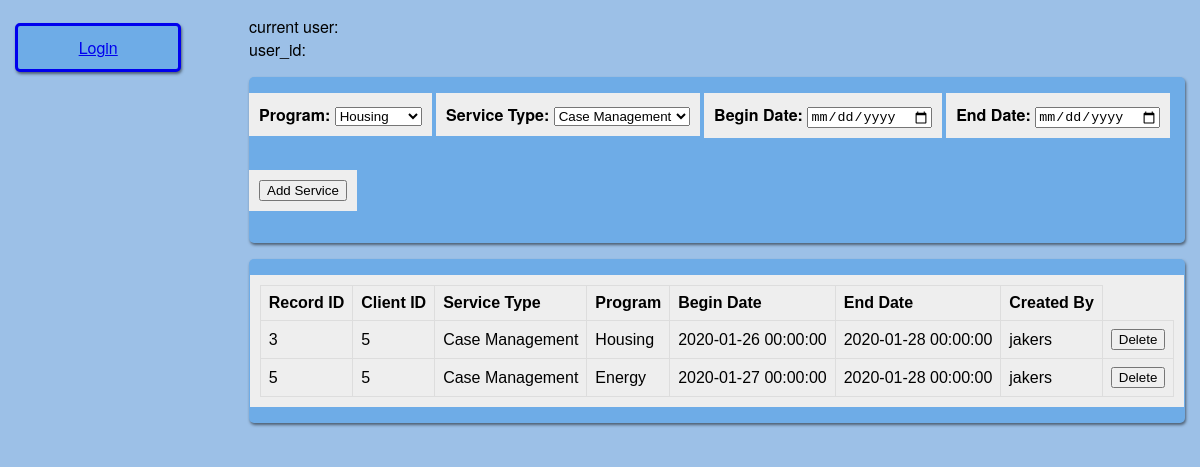
The app's page /add_Service_5, older data.
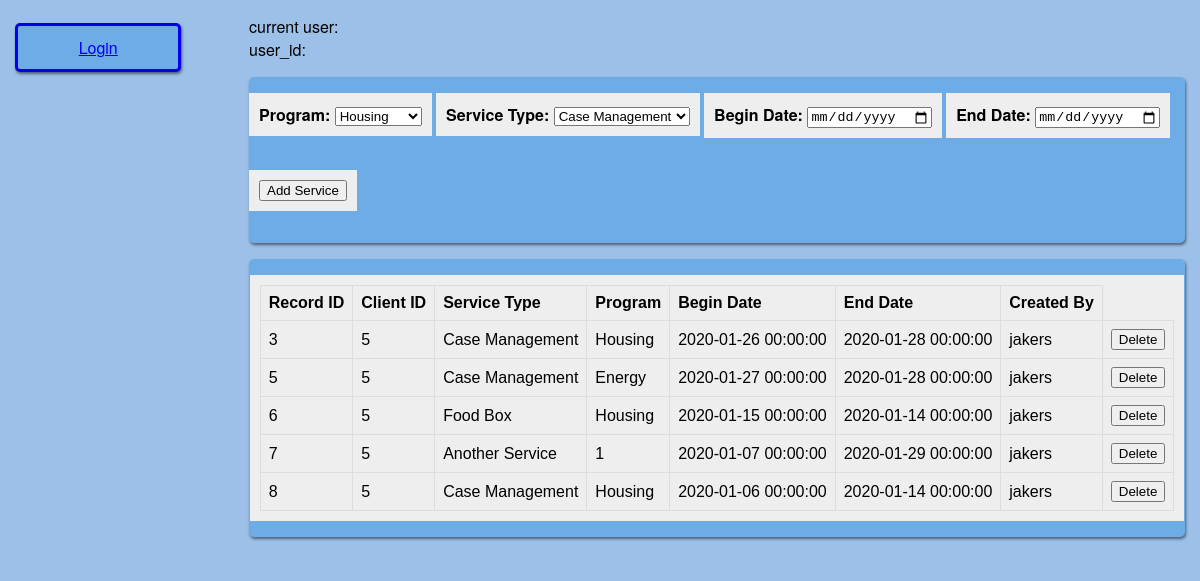
The same page, newer data.
### app/models.py (models this page shows, shortened)
class Service(db.Model):
	id = db.Column(db.Integer, primary_key = True)
	service_type_id = db.Column(db.Integer, db.ForeignKey('service_type.id'))
	client_id = db.Column(db.Integer, db.ForeignKey('client.id'))
	program_id = db.Column(db.Integer, db.ForeignKey('program.id'))
	created_by = db.Column(db.Integer, db.ForeignKey('user.id'))
	created_date = db.Column(db.DateTime, index = True, default = datetime.utcnow)
	begin_date = db.Column(db.DateTime)
	end_date = db.Column(db.DateTime)
	program = db.relationship('Program', uselist = False)
	user = db.relationship('User', uselist = False)
	service_type = db.relationship('ServiceType', uselist = False)
	client = db.relationship('Client', uselist = False)

class ServiceType(db.Model):
	id = db.Column(db.Integer, primary_key = True)
	name = db.Column(db.String(50))

class Program(db.Model):
	id = db.Column(db.Integer, primary_key = True)
	name = db.Column(db.String(20))

class User(UserMixin, db.Model):
	id = db.Column(db.Integer, primary_key = True)
	username = db.Column(db.String(64), index = True, unique = True)
	email = db.Column(db.String(120), index = True, unique = True)
	password_hash = db.Column(db.String(128))

### app/routes.py (the view)
@app.route('/add_<record_type>', methods = ['GET','POST'])
def add_record(record_type):
	record_class = globals()[record_type]
	record_form = globals()['Create'+record_type]
	instance = record_form()
	records = record_class.query.all()
	if instance.validate_on_submit():
		instance.execute_transaction()
		return redirect(url_for('add_record', record_type = record_type))
	return render_template('add_record.html', title = instance.form_title, form = instance, data = records)

### app/forms.py
class CreateService(FlaskForm):
	form_title = 'Create Program'
	program_choices = [(p.id, p.name) for p in Program.query.all()]
	ServiceType_choices = [(st.id, st.name) for st in ServiceType.query.all()]
	program = SelectField('Program', choices = program_choices, coerce = int)
	service_type = SelectField('Service Type', choices = ServiceType_choices, coerce = int)
	begin_date = DateField('Begin Date', format='%Y-%m-%d')
	end_date = DateField('End Date', format='%Y-%m-%d')
	submit = SubmitField('Add Service')

### app/routes.py (called while the page is built, shortened)
@app.route('/add_Service_<clientid>', methods = ['GET','POST'])
def add_service(clientid):
	services = Service.query.filter(Service.client_id == clientid).all()
	form = CreateService()
	return render_template('add_service.html', title = 'Add Service', form = form, data = services)

### app/templates/add_service.html (shortened to what this page needs)
{% extends "base.html" %}
{% block content %}
    <div class="addRecord">
        <form action="" method="post">
            {% for field in form %}
                {% if field.type != 'CSRFTokenField' %}
                <div class="formElement">
                	{% if field.type == 'SubmitField' %}
	                	<center>{{ field() }}</center>
                	{% else %}
	                    <strong>{{ field.label() }}:</strong>
	                    {{ field() }} <br>
                    {% endif %}
                </div>
                {% endif %}
            {% endfor %}
        </form>
    </div>
    <div class="showRecord">
        <div class="formElement">
            <table>
                <tr>
                    <th>Record ID</th>
                    <th>Client ID</th>
                    <th>Service Type</th>
                    <th>Program</th>
                    <th>Begin Date</th>
                    <th>End Date</th>
                    <th>Created By</th>
                </tr>
                {% for d in data %}
                <tr>
                    <td class='serviceRecordID'>{{ d.id }}</td>
                    <td class='clientID'>{{ d.client_id }}</td>
                    <td>{{ d.service_type.name }}</td>
                    <td>{{ d.program.name }}</td>
                    <td>{{ d.begin_date }}</td>
                    <td>{{ d.end_date }}</td>
                    <td>{{ d.user.username }}</td>
                    <td><button class="delBtn" type="button">Delete</button></td>
                </tr>
                {% endfor %}
            </table>
        </div>
    </div>
{% endblock %}

### app/templates/base.html (shortened to what this page needs)
<html>
    <head>
      <link rel="stylesheet" href="{{ url_for('static', filename = 'styles/main.css') }}">
    </head>
    <body>
        <div class="row">
          <div class="leftColumn">
            {% if current_user.is_anonymous %}
            <a class="header_button" href="{{ url_for('login') }}">Login</a>
            {% endif %}
          </div>
          <div class="rightColumn">
            current user: {{ current_user.username }} <br>
            user_id: {{ current_user.id }} <br>
            {% block content %}{% endblock %}
          </div>
        </div>
    </body>
</html>

### app/static/styles/main.css (style rules this page uses)
body { margin: 0; padding: 0; font-family: "Helvetica Neue", Helvetica, Arial, sans-serif; color: #000000; padding: 15px; background: #9cc0e7; }
table { font-family: arial, sans-serif; border-collapse: collapse; }
td { border: 1px solid #dddddd; text-align: left; padding: 8px; }
th { border: 1px solid #dddddd; background-color: #EEEEEE; text-align: left; padding: 8px; }
.row:after { content: ""; display: table; clear: both; }
.formElement { padding: 10px 10px; background: #EEEEEE; margin: 1em 0; display: inline-block; }
.addRecord { float: center; display: flex; flex-wrap: wrap; align-content: space-around; justify-content: space-evenly; background: #6EACE7; margin: 1em 0; box-shadow: 1px 2px 3px rgba(0,0,0,.5); border-radius: 5px; }
.showRecord { float: center; display: flex; flex-wrap: wrap; align-content: space-around; justify-content: space-evenly; background: #6EACE7; margin: 1em 0; box-shadow: 1px 2px 3px rgba(0,0,0,.5); border-radius: 5px; }
.leftColumn { float: left; width: 15%; display: flex; flex-wrap: wrap; align-content: space-around }
.rightColumn { float: right; width: 80%; }
.header_button { border: solid; padding: 10px 10px; text-align: center; background-color: #6EACE7; width: 80%; float: left; margin: .5em 0; box-shadow: 1px 2px 3px rgba(0,0,0,.5); border-radius: 5px; }

Row changes from the older to the newer data that the page shows:
added Service: id "6", client_id "5", service_type.name "Food Box", program.name "Housing", begin_date "2020-01-15 00:00:00", end_date "2020-01-14 00:00:00", user.username "jakers"
added Service: id "7", client_id "5", service_type.name "Another Service", program.name "1", begin_date "2020-01-07 00:00:00", end_date "2020-01-29 00:00:00", user.username "jakers"
added Service: id "8", client_id "5", service_type.name "Case Management", program.name "Housing", begin_date "2020-01-06 00:00:00", end_date "2020-01-14 00:00:00", user.username "jakers"
